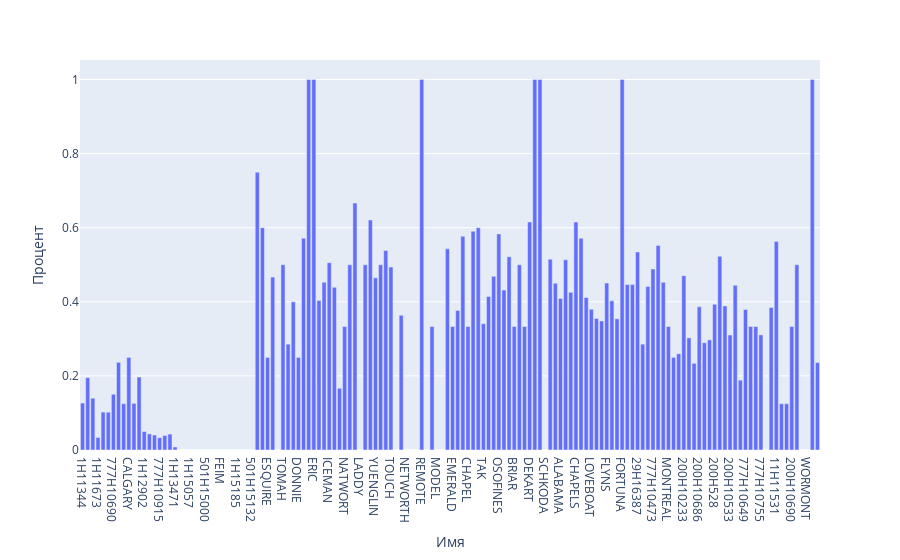

Notebook code for this chart:
### Code cell
fathers = an.columns.to_list()
allnum=[]
del fathers[0]

num=[]
for father in fathers:
    num.append( an[father][0])

for father in fathers:
    allnum.append( anfull[father][0])



num = np.array(num)
print(num.mean(), ' ')
print(num.std())

datapers = []
for i in range (len(allnum)):
    datapers .append(num[i]/allnum[i])

datadf=pd.DataFrame({'Имя':fathers,'Процент':datapers})

fig = px.bar(datadf, x='Имя', y='Процент')
fig.show()

### Figure 1 — Plotly figure (JSON) as saved in the notebook; plotly's stock layout.template omitted (floating-point values rounded to 4 significant figures; data arrays with more than 128 entries replaced by an {"elided": "..."} marker saying what was removed)
{"data": [{"alignmentgroup": "True", "hovertemplate": "Имя=%{x}<br>Процент=%{y}<extra></extra>", "legendgroup": "", "marker": {"color": "#636efa", "pattern": {"shape": ""}}, "name": "", "offsetgroup": "", "orientation": "v", "showlegend": false, "textposition": "auto", "type": "bar", "x": {"elided": "144 str values"}, "xaxis": "x", "y": {"elided": "144 float values"}, "yaxis": "y"}], "layout": {"barmode": "relative", "legend": {"tracegroupgap": 0}, "margin": {"t": 60}, "xaxis": {"anchor": "y", "domain": [0, 1], "title": {"text": "Имя"}}, "yaxis": {"anchor": "x", "domain": [0, 1], "title": {"text": "Процент"}}}}
